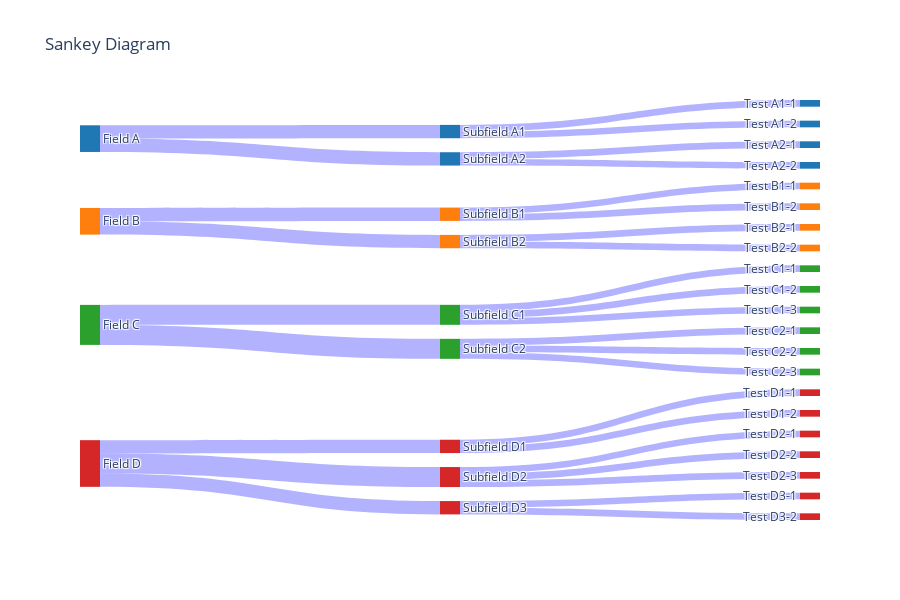

The cell this chart's notebook holds for it:
### Code cell
import plotly.graph_objects as go

# Define the link flows
link_sources = sources  # Indices of fields, subfields, and test_names
link_targets = targets  # Indices of subfields and test_names
link_values  = values  # Amounts of tests and test scores

# Create the Sankey trace
trace = go.Sankey(
    node=dict(
        pad=15,
        thickness=20,
        line=dict(color='white', width=0),
        label=labels,
        color=node_colors
    ),
    link=dict(
        source=link_sources,
        target=link_targets,
        value=link_values,
        color='rgba(0, 0, 255, 0.3)'
    )
)

# Create the layout
layout = go.Layout(
    title='Sankey Diagram',
    font=dict(size=12),
    height=600  # Set the height to 800 pixels
)

# Create the figure
fig = go.Figure(data=[trace], layout=layout)

# Display the figure
fig.show()

### Figure 1 — Plotly figure (JSON) as saved in the notebook; plotly's stock layout.template omitted (floating-point values rounded to 4 significant figures)
{"data": [{"link": {"color": "rgba(0, 0, 255, 0.3)", "source": [0, 0, 1, 1, 2, 2, 3, 3, 3, 4, 4, 5, 5, 6, 6, 7, 7, 8, 8, 8, 9, 9, 9, 10, 10, 11, 11, 11, 12, 12], "target": [4, 5, 6, 7, 8, 9, 10, 11, 12, 13, 14, 15, 16, 17, 18, 19, 20, 21, 22, 23, 24, 25, 26, 27, 28, 29, 30, 31, 32, 33], "value": [2, 2, 2, 2, 3, 3, 2, 3, 2, 1, 1, 1, 1, 1, 1, 1, 1, 1, 1, 1, 1, 1, 1, 1, 1, 1, 1, 1, 1, 1]}, "node": {"color": ["rgb(31, 119, 180)", "rgb(255, 127, 14)", "rgb(44, 160, 44)", "rgb(214, 39, 40)", "rgb(31, 119, 180)", "rgb(31, 119, 180)", "rgb(255, 127, 14)", "rgb(255, 127, 14)", "rgb(44, 160, 44)", "rgb(44, 160, 44)", "rgb(214, 39, 40)", "rgb(214, 39, 40)", "rgb(214, 39, 40)", "rgb(31, 119, 180)", "rgb(31, 119, 180)", "rgb(31, 119, 180)", "rgb(31, 119, 180)", "rgb(255, 127, 14)", "rgb(255, 127, 14)", "rgb(255, 127, 14)", "rgb(255, 127, 14)", "rgb(44, 160, 44)", "rgb(44, 160, 44)", "rgb(44, 160, 44)", "rgb(44, 160, 44)", "rgb(44, 160, 44)", "rgb(44, 160, 44)", "rgb(214, 39, 40)", "rgb(214, 39, 40)", "rgb(214, 39, 40)", "rgb(214, 39, 40)", "rgb(214, 39, 40)", "rgb(214, 39, 40)", "rgb(214, 39, 40)"], "label": ["Field A", "Field B", "Field C", "Field D", "Subfield A1", "Subfield A2", "Subfield B1", "Subfield B2", "Subfield C1", "Subfield C2", "Subfield D1", "Subfield D2", "Subfield D3", "Test A1-1", "Test A1-2", "Test A2-1", "Test A2-2", "Test B1-1", "Test B1-2", "Test B2-1", "Test B2-2", "Test C1-1", "Test C1-2", "Test C1-3", "Test C2-1", "Test C2-2", "Test C2-3", "Test D1-1", "Test D1-2", "Test D2-1", "Test D2-2", "Test D2-3", "Test D3-1", "Test D3-2"], "line": {"color": "white", "width": 0}, "pad": 15, "thickness": 20}, "type": "sankey"}], "layout": {"font": {"size": 12}, "height": 600, "title": {"text": "Sankey Diagram"}}}
